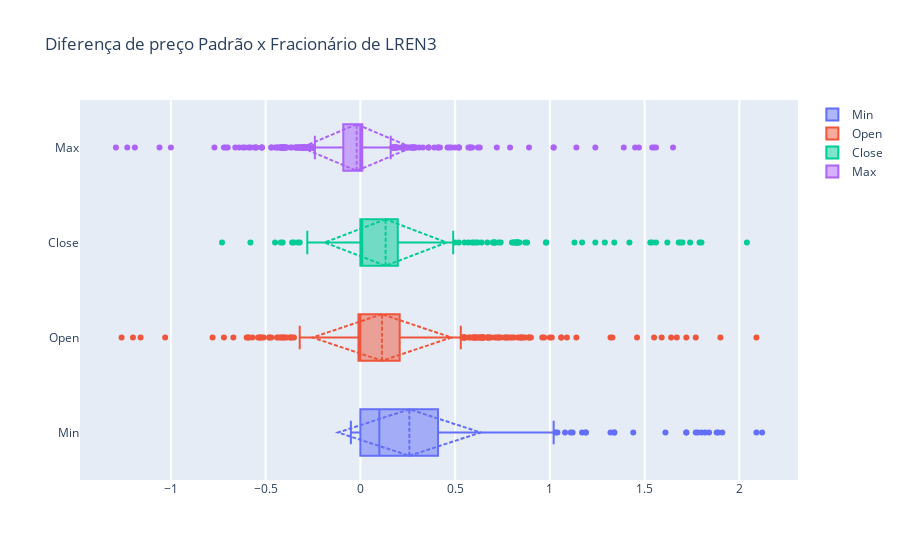

Notebook cell for this chart:
### Code cell
import plotly.graph_objects as go
import plotly.io as pio
pio.renderers = 'png'  ## comentar se quiser grafico interativo

fig = go.Figure()
fig.add_trace(go.Box(x=Dif['Min'] , name='Min' , boxmean='sd') )
fig.add_trace(go.Box(x=Dif['Open'] , name='Open', boxmean='sd'))
fig.add_trace(go.Box(x=Dif['Close'] , name ='Close', boxmean='sd'))
fig.add_trace(go.Box(x=Dif['Max'] , name='Max', boxmean='sd'))

fig.update_layout(
    title= f'Diferença de preço Padrão x Fracionário de {ticker}',
    xaxis=dict(
        showgrid=True,
        zeroline=True,
        dtick=.5,
        gridwidth=2,
    ),
)

fig.show()

### Figure 1 — Plotly figure (JSON) as saved in the notebook; plotly's stock layout.template omitted (floating-point values rounded to 4 significant figures; data arrays with more than 128 entries replaced by an {"elided": "..."} marker saying what was removed)
{"data": [{"boxmean": "sd", "name": "Min", "type": "box", "x": {"elided": "615 float values"}}, {"boxmean": "sd", "name": "Open", "type": "box", "x": {"elided": "615 float values"}}, {"boxmean": "sd", "name": "Close", "type": "box", "x": {"elided": "615 float values"}}, {"boxmean": "sd", "name": "Max", "type": "box", "x": {"elided": "615 float values"}}], "layout": {"title": {"text": "Diferença de preço Padrão x Fracionário de LREN3"}, "xaxis": {"dtick": 0.5, "gridwidth": 2, "showgrid": true, "zeroline": true}}}
